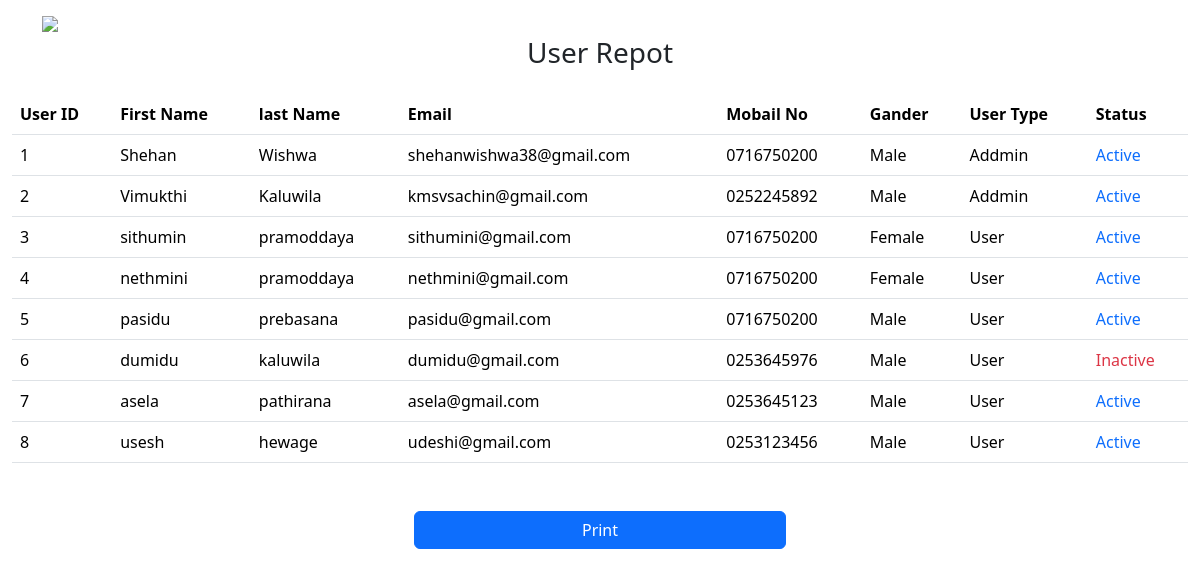
/addminReportUser.php (signed in), run on the app's committed database.
### tables this page shows
CREATE TABLE `user` (
  `userID` int NOT NULL AUTO_INCREMENT,
  `fname` varchar(45) DEFAULT NULL,
  `lname` varchar(45) DEFAULT NULL,
  `mobile` varchar(10) NOT NULL DEFAULT '',
  `email` varchar(100) DEFAULT NULL,
  `status` int DEFAULT NULL,
  `password` varchar(45) DEFAULT NULL,
  `gander_ganderID` int NOT NULL,
  `usertype_usertypeID` int NOT NULL,
  `no` varchar(45) DEFAULT NULL,
  `line_01` varchar(45) DEFAULT NULL,
  `line_02` varchar(45) DEFAULT NULL,
  `img_path` varchar(150) DEFAULT NULL,
  `v_code` text,
  PRIMARY KEY (`userID`),
  KEY `fk_user_gander_idx` (`gander_ganderID`),
  KEY `fk_user_usertype1_idx` (`usertype_usertypeID`),
  CONSTRAINT `fk_user_gander` FOREIGN KEY (`gander_ganderID`) REFERENCES `gander` (`ganderID`),
  CONSTRAINT `fk_user_usertype1` FOREIGN KEY (`usertype_usertypeID`) REFERENCES `usertype` (`usertypeID`)
);

CREATE TABLE `gander` (
  `ganderID` int NOT NULL AUTO_INCREMENT,
  `ganderType` varchar(45) DEFAULT NULL,
  PRIMARY KEY (`ganderID`)
);

CREATE TABLE `usertype` (
  `usertypeID` int NOT NULL AUTO_INCREMENT,
  `userType` varchar(45) DEFAULT NULL,
  PRIMARY KEY (`usertypeID`)
);

### connection.php (called while the page is built, shortened)
<?php
class Database
{
    public static $connection;
    public static function setupConnection()
    {
        if (!isset(Database::$connection)) {
            Database::$connection = new mysqli("localhost", "root", "983422349Vseaways!", "taskbox", "3306");
        }
    }
    public static function search($q)
    {
        $resultset  = Database::$connection->query($q);
        return $resultset;
    }
}

### addminReportUser.php (the view, shortened to what this page needs)
<?php
include("connection.php");
if (isset($_SESSION["a"])) {
    $rs =  Database::search("SELECT * FROM `user` INNER JOIN `usertype` ON user.usertype_usertypeID = usertype.usertypeID INNER JOIN `gander` ON user.gander_ganderID = gander.ganderID ORDER BY `userID` ASC");
    $num = $rs->num_rows;
?>
    <!DOCTYPE html>
    <html lang="en">
    <head>
        <link rel="stylesheet" href="bootstrap.css">
    </head>
    <body>
        <div class="container">
            <a href="addminRepot.php">
                <img src="img\logo\pngegg.png" height="90px" class="mt-3">
            </a>
        </div>
        <div class="container-fluid">
            <div class="mt-1" id="printArea">
                <h3 class="text-center">User Repot</h3>
                <div class="mt-4">
                    <table class="table table-hover">
                        <thead>
                            <tr>
                                <th scope="col">User ID</th>
                                <th scope="col">First Name</th>
                                <th scope="col">last Name</th>
                                <th scope="col">Email</th>
                                <th scope="col">Mobail No</th>
                                <th scope="col">Gander</th>
                                <th scope="col">User Type</th>
                                <th scope="col">Status</th>
                            </tr>
                        </thead>
                        <tbody>
                            <?php
                            for ($i = 0; $i < $num; $i++) {
                                $d = $rs->fetch_assoc();
                            ?>
                                <tr>
                                    <td><?php echo ($d["userID"]); ?></td>
                                    <td><?php echo ($d["fname"]); ?></td>
                                    <td><?php echo ($d["lname"]); ?></td>
                                    <td><?php echo ($d["email"]); ?></td>
                                    <td><?php echo ($d["mobile"]); ?></td>
                                    <td><?php echo ($d["ganderType"]); ?></td>
                                    <td><?php echo ($d["userType"]); ?></td>
                                    <td>
                                        <?php
                                        if ($d["status"] == 1) {
                                            echo '<span class="text-primary">Active</span>';
                                        } else {
                                            echo '<span class="text-danger">Inactive</span>';
                                        }
                                        ?>
                                    </td>
                                </tr>
                            <?php
                            }
                            ?>
                        </tbody>
                    </table>
                </div>
            </div>
            <div class="container d-flex justify-content-center mt-5" id="div1">
                <button class="btn btn-primary col-4" onclick="buttonPrint();">Print</button>
            </div>
        </div>
    </body>
    </html>
<?php
} else {
    echo ("Your not valid addmin");
}
?>

### data on the page
user: userID "1", fname "Shehan", lname "Wishwa", email "shehanwishwa38@gmail.com", mobile "0716750200", gander_ganderID.ganderType "Male", usertype_usertypeID.userType "Addmin", status "Active"
user: userID "2", fname "Vimukthi", lname "Kaluwila", email "kmsvsachin@gmail.com", mobile "0252245892", gander_ganderID.ganderType "Male", usertype_usertypeID.userType "Addmin", status "Active"
user: userID "3", fname "sithumin", lname "pramoddaya", email "sithumini@gmail.com", mobile "0716750200", gander_ganderID.ganderType "Female", usertype_usertypeID.userType "User", status "Active"
user: userID "4", fname "nethmini", lname "pramoddaya", email "nethmini@gmail.com", mobile "0716750200", gander_ganderID.ganderType "Female", usertype_usertypeID.userType "User", status "Active"
user: userID "5", fname "pasidu", lname "prebasana", email "pasidu@gmail.com", mobile "0716750200", gander_ganderID.ganderType "Male", usertype_usertypeID.userType "User", status "Active"
user: userID "6", fname "dumidu", lname "kaluwila", email "dumidu@gmail.com", mobile "0253645976", gander_ganderID.ganderType "Male", usertype_usertypeID.userType "User", status "Inactive"
user: userID "7", fname "asela", lname "pathirana", email "asela@gmail.com", mobile "0253645123", gander_ganderID.ganderType "Male", usertype_usertypeID.userType "User", status "Active"
user: userID "8", fname "usesh", lname "hewage", email "udeshi@gmail.com", mobile "0253123456", gander_ganderID.ganderType "Male", usertype_usertypeID.userType "User", status "Active"
